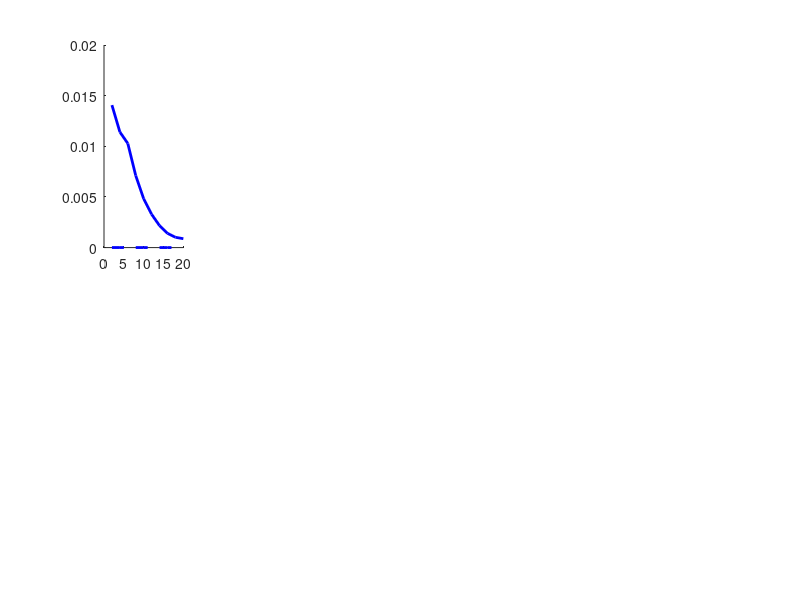

Here is the MATLAB script that generated this plot: (Note: this script raises an error after producing the figure.)
%From "A biophysical model of striatal microcircuits suggests delta/theta-rhythmically interleaved gamma and beta
% oscillations mediate periodicity in motor control"
%Julia A. K. Chartove, Michelle M. McCarthy, Benjamin R. Pittman-Polletta, Nancy J. Kopell
%Department of Mathematics & Statistics, Boston University, Boston, MA
%
%FSI network rhythms are robust to noise and heterogeneity.
%Power and frequency of selta/theta and gamma rhythms in FSI network mean voltage as a function of 
%(A) noise frequency, 
%(B) noise amplitude, 
%(C) heterogeneity in leak current conductance, 
%(D) heterogeneity in potassium D current conductance, and 
%(E) heterogeneity in applied current. 
%For heterogeneity values, 0 represents completely
%uniform values and 1 represents a level of heterogeneity where values vary between zero
%and twice the default value. Default leak current conductance is 0.25 mS/cm^2 and default D
%current conductance is 6 mS/cm^2; default applied current is 7 mA=cm2 for low DA and 14
%mA=cm2 for high DA. The parameters not being varied in plots A-C are held at either
%the high DA values (solid lines, Iapp = 14 muA=cm2, ggap = 0.3 mS/cm^2, gsyn = 0.005 mS/cm^2) or
%the low DA values (dotted lines, Iapp = 7 muA=cm2, ggap = 0.15 mS/cm^2, gsyn = 0.1 mS/cm^2),
%according to the legend. The solid line represents the mean value over 10 simulations
%per point. Shading represents standard deviation from these means. Power spectra are
%derived using Thomson’s multitaper power spectral density (PSD) estimate (MATLAB function pmtm).
%
%input matrices should be 10 columns, number of rows = length of x axis

load('example_data/figs2')

figure

%(A) noise frequency
noise_rate_plot_theta = subplot(2,5,1);
hold(noise_rate_plot_theta,'on');

plot(noise_rate,mean(noise_rate_hi_DA_theta'),'b','LineWidth',2,'DisplayName','\delta/\theta power (high DA)');
plot(noise_rate,mean(noise_rate_lo_DA_theta'),'--b','LineWidth',2,'DisplayName','\delta/\theta power (low DA)');
errorghost(noise_rate_hi_DA_theta',noise_rate,'b');
errorghost(noise_rate_lo_DA_theta',noise_rate,'b');
ylabel('Delta/theta spectral power');
set(gca, 'YScale', 'log')
xlabel('Poisson noise rate (kHz)');
axis(noise_rate_plot_theta,'tight');
ylim([0.000001 0.02]);

yyaxis right
plt = gca;
plt.YAxis(2).Color = 'r';

plot(noise_rate,mean(noise_rate_hi_DA_tfreq'),'r','LineWidth',2,'DisplayName','\delta/\theta freq. (high DA)');
plot(noise_rate,mean(noise_rate_lo_DA_tfreq'),'--r','LineWidth',2,'DisplayName','\delta/\theta freq. (low DA)');
errorghost(noise_rate_hi_DA_tfreq',noise_rate,'r');
errorghost(noise_rate_lo_DA_tfreq',noise_rate,'r');
ylim([0 10])

noise_amp_plot_gamma = subplot(2,5,7);
hold(noise_amp_plot_gamma,'on');

noise_amp_hi_DA_gamma = reshape(noise_amp_hi_DA_gamma,length(noise_amp),20);
noise_amp_lo_DA_gamma = reshape(noise_amp_lo_DA_gamma,length(noise_amp),20);
noise_amp_hi_DA_gfreq = reshape(noise_amp_hi_DA_gfreq,length(noise_amp),20);
noise_amp_lo_DA_gfreq = reshape(noise_amp_lo_DA_gfreq,length(noise_amp),20);

noise_amp_hi_DA_theta = reshape(noise_amp_hi_DA_theta,length(noise_amp),20);
noise_amp_lo_DA_theta = reshape(noise_amp_lo_DA_theta,length(noise_amp),20);
noise_amp_hi_DA_tfreq = reshape(noise_amp_hi_DA_tfreq,length(noise_amp),20);
noise_amp_lo_DA_tfreq = reshape(noise_amp_lo_DA_tfreq,length(noise_amp),20);


plot(noise_amp,mean(noise_amp_hi_DA_gamma'),'b','LineWidth',2,'DisplayName','\gamma power (high DA)');
plot(noise_amp,mean(noise_amp_lo_DA_gamma'),'--b','LineWidth',2,'DisplayName','\gamma power (low DA)');
errorghost(noise_amp_hi_DA_gamma',noise_amp,'b');
errorghost(noise_amp_lo_DA_gamma',noise_amp,'b');

set(gca, 'YScale', 'log')
xlabel('Poisson noise amplitude');
axis(noise_amp_plot_gamma,'tight');
ylim([0.000001 0.06]);

yyaxis right
plt = gca;
plt.YAxis(2).Color = 'r';

plot(noise_amp,mean(noise_amp_hi_DA_gfreq'),'r','LineWidth',2,'DisplayName','\gamma freq. (high DA)');
plot(noise_amp,mean(noise_amp_lo_DA_gfreq'),'--r','LineWidth',2,'DisplayName','\gamma freq. (low DA)');
errorghost(noise_amp_hi_DA_gfreq',noise_amp,'r');
errorghost(noise_amp_lo_DA_gfreq',noise_amp,'r');
legend('Location','best')
ylim([40 100])

%(B) noise amplitude
noise_amp_plot_theta = subplot(2,5,2);
hold(noise_amp_plot_theta,'on');

plot(noise_amp,mean(noise_amp_hi_DA_theta'),'b','LineWidth',2,'DisplayName','\delta/\theta power (high DA)');
plot(noise_amp,mean(noise_amp_lo_DA_theta'),'--b','LineWidth',2,'DisplayName','\delta/\theta power (low DA)');
errorghost(noise_amp_hi_DA_theta',noise_amp,'b');
errorghost(noise_amp_lo_DA_theta',noise_amp,'b');

set(gca, 'YScale', 'log')
xlabel('Poisson noise amplitude');
axis(noise_amp_plot_theta,'tight');
ylim([0.000001 0.02]);

yyaxis right
plt = gca;
plt.YAxis(2).Color = 'r';

plot(noise_amp,mean(noise_amp_hi_DA_tfreq'),'r','LineWidth',2,'DisplayName','\delta/\theta freq. (high DA)');
plot(noise_amp,mean(noise_amp_lo_DA_tfreq'),'--r','LineWidth',2,'DisplayName','\delta/\theta freq. (low DA)');
errorghost(noise_amp_hi_DA_tfreq',noise_amp,'r');
errorghost(noise_amp_lo_DA_tfreq',noise_amp,'r');
legend('Location','best')
ylim([0 10])


noise_rate_plot_gamma = subplot(2,5,6);
hold(noise_rate_plot_gamma,'on');

noise_rate_hi_DA_gamma = reshape(noise_rate_hi_DA_gamma,length(noise_rate),20);
noise_rate_lo_DA_gamma = reshape(noise_rate_lo_DA_gamma,length(noise_rate),20);
noise_rate_hi_DA_gfreq = reshape(noise_rate_hi_DA_gfreq,length(noise_rate),20);
noise_rate_lo_DA_gfreq = reshape(noise_rate_lo_DA_gfreq,length(noise_rate),20);

noise_rate_hi_DA_theta = reshape(noise_rate_hi_DA_theta,length(noise_rate),20);
noise_rate_lo_DA_theta = reshape(noise_rate_lo_DA_theta,length(noise_rate),20);
noise_rate_hi_DA_tfreq = reshape(noise_rate_hi_DA_tfreq,length(noise_rate),20);
noise_rate_lo_DA_tfreq = reshape(noise_rate_lo_DA_tfreq,length(noise_rate),20);

plot(noise_rate,mean(noise_rate_hi_DA_gamma'),'b','LineWidth',2,'DisplayName','\gamma power (high DA)');
plot(noise_rate,mean(noise_rate_lo_DA_gamma'),'--b','LineWidth',2,'DisplayName','\gamma power (low DA)');
errorghost(noise_rate_hi_DA_gamma',noise_rate,'b');
errorghost(noise_rate_lo_DA_gamma',noise_rate,'b');
ylabel('Gamma spectral power');
set(gca, 'YScale', 'log')
xlabel('Poisson noise rate (kHz)');
axis(noise_rate_plot_gamma,'tight');
ylim([0.000001 0.06]);

yyaxis right
plt = gca;
plt.YAxis(2).Color = 'r';

plot(noise_rate,mean(noise_rate_hi_DA_gfreq'),'r','LineWidth',2,'DisplayName','\gamma freq. (high DA)');
plot(noise_rate,mean(noise_rate_lo_DA_gfreq'),'--r','LineWidth',2,'DisplayName','\gamma freq. (low DA)');
errorghost(noise_rate_hi_DA_gfreq',noise_rate,'r');
errorghost(noise_rate_lo_DA_gfreq',noise_rate,'r');
ylim([40 100])


%(C) heterogeneity in leak current conductance
gl_het_plot_gamma = subplot(2,5,8);
hold(gl_het_plot_gamma,'on');

gl_het_hi_DA_gamma = reshape(gl_het_hi_DA_gamma,length(gl),20);
gl_het_lo_DA_gamma = reshape(gl_het_lo_DA_gamma,length(gl),20);
gl_het_hi_DA_gfreq = reshape(gl_het_hi_DA_gfreq,length(gl),20);
gl_het_lo_DA_gfreq = reshape(gl_het_lo_DA_gfreq,length(gl),20);

gl_het_hi_DA_theta = reshape(gl_het_hi_DA_theta,length(gl),20);
gl_het_lo_DA_theta = reshape(gl_het_lo_DA_theta,length(gl),20);
gl_het_hi_DA_tfreq = reshape(gl_het_hi_DA_tfreq,length(gl),20);
gl_het_lo_DA_tfreq = reshape(gl_het_lo_DA_tfreq,length(gl),20);

plot(gl,mean(gl_het_hi_DA_gamma'),'b','LineWidth',2,'DisplayName','\gamma power (high DA)');
plot(gl,mean(gl_het_lo_DA_gamma'),'--b','LineWidth',2,'DisplayName','\gamma power (low DA)');
errorghost(gl_het_hi_DA_gamma',gl,'b');
errorghost(gl_het_lo_DA_gamma',gl,'b');

set(gca, 'YScale', 'log')
xlabel('Heterogeneity in g_l');
axis(gl_het_plot_gamma,'tight');
ylim([0.000001 0.06]);

yyaxis right
plt = gca;
plt.YAxis(2).Color = 'r';

plot(gl,mean(gl_het_hi_DA_gfreq'),'r','LineWidth',2,'DisplayName','\gamma freq. (high DA)');
plot(gl,mean(gl_het_lo_DA_gfreq'),'--r','LineWidth',2,'DisplayName','\gamma freq. (low DA)');
errorghost(gl_het_hi_DA_gfreq',gl,'r');
errorghost(gl_het_lo_DA_gfreq',gl,'r');
ylim([40 100])

gl_het_plot_theta = subplot(2,5,3);
hold(gl_het_plot_theta,'on');

plot(gl,mean(gl_het_hi_DA_theta'),'b','LineWidth',2,'DisplayName','\delta/\theta power (high DA)');
plot(gl,mean(gl_het_lo_DA_theta'),'--b','LineWidth',2,'DisplayName','\delta/\theta power (low DA)');
errorghost(gl_het_hi_DA_theta',gl,'b');
errorghost(gl_het_lo_DA_theta',gl,'b');

set(gca, 'YScale', 'log')
xlabel('Heterogeneity in g_L');
axis(gl_het_plot_theta,'tight');
ylim([0.000001 0.02]);

yyaxis right
plt = gca;
plt.YAxis(2).Color = 'r';

plot(gl,mean(gl_het_hi_DA_tfreq'),'r','LineWidth',2,'DisplayName','\delta/\theta freq. (high DA)');
plot(gl,mean(gl_het_lo_DA_tfreq'),'--r','LineWidth',2,'DisplayName','\delta/\theta freq. (low DA)');
errorghost(gl_het_hi_DA_tfreq',gl,'r');
errorghost(gl_het_lo_DA_tfreq',gl,'r');
ylim([0 10])


%(D) heterogeneity in potassium D current conductance
gd_het_plot_gamma = subplot(2,5,9);
hold(gd_het_plot_gamma,'on');

gd_het_hi_DA_gamma = reshape(gd_het_hi_DA_gamma,length(gd),20);
gd_het_lo_DA_gamma = reshape(gd_het_lo_DA_gamma,length(gd),20);
gd_het_hi_DA_gfreq = reshape(gd_het_hi_DA_gfreq,length(gd),20);
gd_het_lo_DA_gfreq = reshape(gd_het_lo_DA_gfreq,length(gd),20);

gd_het_hi_DA_theta = reshape(gd_het_hi_DA_theta,length(gd),20);
gd_het_lo_DA_theta = reshape(gd_het_lo_DA_theta,length(gd),20);
gd_het_hi_DA_tfreq = reshape(gd_het_hi_DA_tfreq,length(gd),20);
gd_het_lo_DA_tfreq = reshape(gd_het_lo_DA_tfreq,length(gd),20);

plot(tonic,mean(gd_het_hi_DA_gamma'),'b','LineWidth',2,'DisplayName','\gamma power (high DA)');
plot(tonic,mean(gd_het_lo_DA_gamma'),'--b','LineWidth',2,'DisplayName','\gamma power (low DA)');
errorghost(gd_het_hi_DA_gamma',gd,'b');
errorghost(gd_het_lo_DA_gamma',gd,'b');

set(gca, 'YScale', 'log')
xlabel('Heterogeneity in g_d');
axis(gd_het_plot_gamma,'tight');
ylim([0.000001 0.06]);

yyaxis right
plt = gca;
plt.YAxis(2).Color = 'r';

plot(gd,mean(gd_het_hi_DA_gfreq'),'r','LineWidth',2,'DisplayName','\gamma freq. (high DA)');
plot(gd,mean(gd_het_lo_DA_gfreq'),'--r','LineWidth',2,'DisplayName','\gamma freq. (low DA)');
errorghost(gd_het_hi_DA_gfreq',gd,'r');
errorghost(gd_het_lo_DA_gfreq',gd,'r');
ylim([40 100])

gd_het_plot_theta = subplot(2,5,4);
hold(gd_het_plot_theta,'on');

plot(gd,mean(gd_het_hi_DA_theta'),'b','LineWidth',2,'DisplayName','\delta/\theta power (high DA)');
plot(gd,mean(gd_het_lo_DA_theta'),'--b','LineWidth',2,'DisplayName','\delta/\theta power (low DA)');
errorghost(gd_het_hi_DA_theta',gd,'b');
errorghost(gd_het_lo_DA_theta',gd,'b');

set(gca, 'YScale', 'log')
xlabel('Heterogeneity in g_d');
axis(gd_het_plot_theta,'tight');
ylim([0.000001 0.02]);

yyaxis right
plt = gca;
plt.YAxis(2).Color = 'r';

plot(gd,mean(gd_het_hi_DA_tfreq'),'r','LineWidth',2,'DisplayName','\delta/\theta freq. (high DA)');
plot(gd,mean(gd_het_lo_DA_tfreq'),'--r','LineWidth',2,'DisplayName','\delta/\theta freq. (low DA)');
errorghost(gd_het_hi_DA_tfreq',gd,'r');
errorghost(gd_het_lo_DA_tfreq',gd,'r');
ylim([0 10])

%(E) heterogeneity in applied current
tonic_het_plot_gamma = subplot(2,5,10);
hold(tonic_het_plot_gamma,'on');

tonic_het_hi_DA_gamma = reshape(tonic_het_hi_DA_gamma,length(tonic),20);
tonic_het_lo_DA_gamma = reshape(tonic_het_lo_DA_gamma,length(tonic),20);
tonic_het_hi_DA_gfreq = reshape(tonic_het_hi_DA_gfreq,length(tonic),20);
tonic_het_lo_DA_gfreq = reshape(tonic_het_lo_DA_gfreq,length(tonic),20);

tonic_het_hi_DA_theta = reshape(tonic_het_hi_DA_theta,length(tonic),20);
tonic_het_lo_DA_theta = reshape(tonic_het_lo_DA_theta,length(tonic),20);
tonic_het_hi_DA_tfreq = reshape(tonic_het_hi_DA_tfreq,length(tonic),20);
tonic_het_lo_DA_tfreq = reshape(tonic_het_lo_DA_tfreq,length(tonic),20);

plot(tonic,mean(tonic_het_hi_DA_gamma'),'b','LineWidth',2,'DisplayName','\gamma power (high DA)');
plot(tonic,mean(tonic_het_lo_DA_gamma'),'--b','LineWidth',2,'DisplayName','\gamma power (low DA)');
errorghost(tonic_het_hi_DA_gamma',tonic,'b');
errorghost(tonic_het_lo_DA_gamma',tonic,'b');

set(gca, 'YScale', 'log')
xlabel('Heterogeneity in I_{app}');
axis(tonic_het_plot_gamma,'tight');
ylim([0.000001 0.06]);

yyaxis right
plt = gca;
plt.YAxis(2).Color = 'r';

plot(tonic,mean(tonic_het_hi_DA_gfreq'),'r','LineWidth',2,'DisplayName','\gamma freq. (high DA)');
plot(tonic,mean(tonic_het_lo_DA_gfreq'),'--r','LineWidth',2,'DisplayName','\gamma freq. (low DA)');
errorghost(tonic_het_hi_DA_gfreq',tonic,'r');
errorghost(tonic_het_lo_DA_gfreq',tonic,'r');
ylabel('Gamma frequency (Hz)');
ylim([40 100])

tonic_het_plot_theta = subplot(2,5,5);
hold(tonic_het_plot_theta,'on');

plot(tonic,mean(tonic_het_hi_DA_theta'),'b','LineWidth',2,'DisplayName','\delta/\theta power (high DA)');
plot(tonic,mean(tonic_het_lo_DA_theta'),'--b','LineWidth',2,'DisplayName','\delta/\theta power (low DA)');
errorghost(tonic_het_hi_DA_theta',tonic,'b');
errorghost(tonic_het_lo_DA_theta',tonic,'b');
set(gca, 'YScale', 'log')
xlabel('Heterogeneity in I_{app}');
axis(tonic_het_plot_theta,'tight');
ylim([0.000001 0.02]);

yyaxis right
plt = gca;
plt.YAxis(2).Color = 'r';

plot(tonic,mean(tonic_het_hi_DA_tfreq'),'r','LineWidth',2,'DisplayName','\delta/\theta freq. (high DA)');
plot(tonic,mean(tonic_het_lo_DA_tfreq'),'--r','LineWidth',2,'DisplayName','\delta/\theta freq. (low DA)');
errorghost(tonic_het_hi_DA_tfreq',tonic,'r');
errorghost(tonic_het_lo_DA_tfreq',tonic,'r');
ylabel('Delta/theta frequency (Hz)');
ylim([0 10])

supersizeme(2)